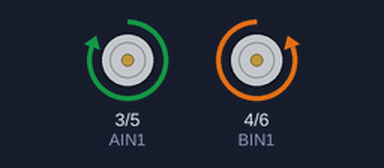
Simulated run of this sketch. Board: Arduino Uno, built with avr-gcc and run on an emulated ATmega328P. On the bench: direction and speed pins drawn as motors (green arrow = direction pin HIGH = forward, orange = LOW = backward, longer = more drive).

Above: at 1.0 s.
At 3.0 s:
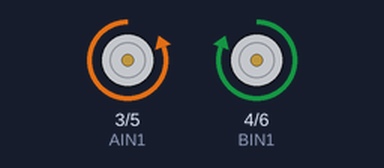
At 5.0 s:
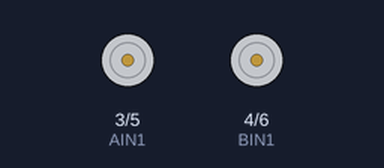
Timing chart, 0 to 7.8 s (numbered marks = the images above):
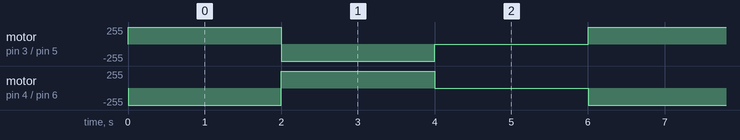

The sketch:

MotorTest.ino
```cpp
#define AIN1 3
#define BIN1 4
#define PWMA 5
#define PWMB 6

void setup()
{
  Serial.begin(9600);
  pinMode(AIN1, OUTPUT);
	pinMode(BIN1, OUTPUT);
	pinMode(PWMA, OUTPUT);
  pinMode(PWMB, OUTPUT);
}

void loop()
{
  digitalWrite(AIN1,HIGH);
  digitalWrite(BIN1,LOW);
  analogWrite(PWMB,255);
  analogWrite(PWMA,255);
  delay(2000);
  digitalWrite(AIN1,LOW);
  digitalWrite(BIN1,HIGH);
  analogWrite(PWMB,255);
  analogWrite(PWMA,255);
  delay(2000);
  digitalWrite(AIN1,LOW);
  digitalWrite(BIN1,HIGH);
  analogWrite(PWMB,0);
  analogWrite(PWMA,0);
  delay(2000);
}
```

Measured:
- by itself, motor on pin 3 (AIN1) / pin 5 (PWMA): repeats every 6.0 s: backward 255/255 2.0 s, stopped 2.0 s, forward 255/255 2.0 s
- by itself, motor on pin 4 (BIN1) / pin 6 (PWMB): repeats every 6.0 s: forward 255/255 2.0 s, stopped 2.0 s, backward 255/255 2.0 s
